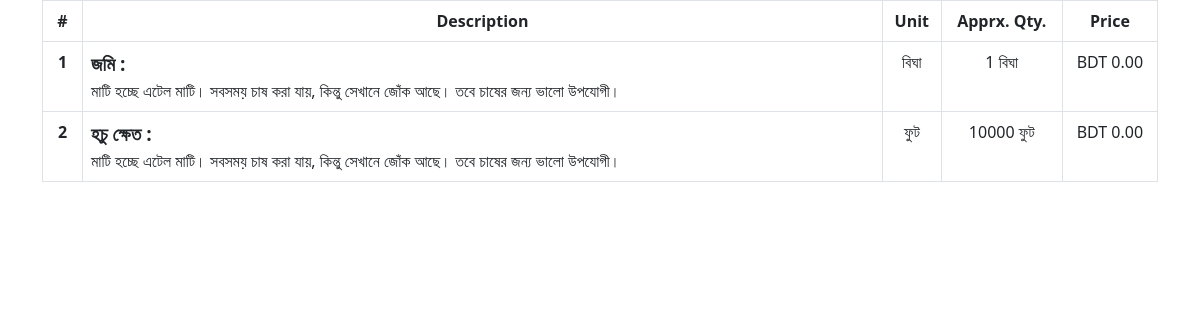
/bidding/show-comparison/10, run on the app's committed database.
### tendering/models.py (models this page shows)
class Item(models.Model):
    name = models.CharField(max_length=150)
    description = models.TextField()
    unit = models.CharField(max_length=10)
    apprx_qty = models.PositiveIntegerField(blank=True, null=True)
    cs = models.ForeignKey(ComparetiveStatement, on_delete=models.CASCADE)

### tendering/views.py (the view)
# urls.py: path('show-comparison/<pk>', show_comparison, name="show-comparison"),
def show_comparison(request, pk):
    cs = ComparetiveStatement.objects.get(pk=pk)
    items = Item.objects.filter(cs=cs)
    app_c = 0
    for item in items:
        if item.apprx_qty is not None:
            if int(item.apprx_qty) > 0:
                app_c += 1
    context = {
        'cs':cs,
        'items':items,
        'app_c': app_c
    }
    return render(request, "show_comparison.html", context)

### tendering/templates/show_comparison.html (shortened to what this page needs)
<!DOCTYPE html>
<html lang="en">
<head>
    <link rel="stylesheet" href="https://cdn.jsdelivr.net/npm/bootstrap@5.2.3/dist/css/bootstrap.min.css">
</head>
<body>
    <div class="container">
      <table class="table table-bordered">
        <thead>
          <tr>
            <th id="serial" scope="col">#</th>
            <th id="description" scope="col">Description</th>
            <th id="unit" scope="col">Unit</th>
            {% if app_c > 0 %}
            <th id="apprx" scope="col">Apprx. Qty.</th>
            {% endif %}
            <th id="price" scope="col">Price</th>
          </tr>
        </thead>
        <tbody>
        {% for item in items %}
          <tr>
            <th scope="row">{{ forloop.counter }}</th>
            <td>
              <span class="item-name">{{ item.name }} :</span>
              {{ item.description }}
            </td>
            <td>{{ item.unit }}</td>
            {% if app_c > 0 and item.apprx_qty is not None %}
            <td>{{ item.apprx_qty }} {{ item.unit }}</td>
            {% elif app_c > 0 %}
            <td>N / A</td>
            {% endif %}
            <td>BDT 0.00</td>
          </tr>
        {% endfor %}
        </tbody>
      </table>
    </div>
</body>
</html>

### tendering/templates/show_comparison.html (style rules this page uses)
table { text-align: center; }
.item-name { display: flex; font-weight: bolder; font-size: 1.2em; }
thead tr th { text-align: center; }
#description { width: 800px; max-width: 800px; }
#serial { width: 40px; }
tbody tr td:nth-child(2) { text-align: left; }

### data on the page
Item: name "জমি", description "মাটি হচ্ছে এটেল মাটি। সবসময় চাষ করা যায়, কিন্তু সেখানে জোঁক আছে। তবে চাষের জন্য ভালো উপযোগী।", unit "বিঘা", apprx_qty "1"
Item: name "হচু ক্ষেত", description "মাটি হচ্ছে এটেল মাটি। সবসময় চাষ করা যায়, কিন্তু সেখানে জোঁক আছে। তবে চাষের জন্য ভালো উপযোগী।", unit "ফুট", apprx_qty "10000"
